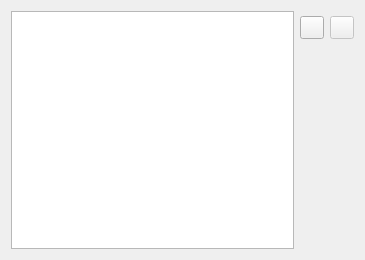
<?xml version="1.0" encoding="UTF-8"?>
<ui version="4.0">
 <class>QLabellingLogWidget</class>
 <widget class="QWidget" name="QLabellingLogWidget">
  <property name="geometry">
   <rect>
    <x>0</x>
    <y>0</y>
    <width>365</width>
    <height>260</height>
   </rect>
  </property>
  <property name="windowTitle">
   <string>Logger</string>
  </property>
  <layout class="QHBoxLayout" name="horizontalLayout">
   <item>
    <widget class="QTextEdit" name="_textEdit"/>
   </item>
   <item>
    <layout class="QVBoxLayout" name="verticalLayout_2">
     <item>
      <spacer name="verticalSpacer_3">
       <property name="orientation">
        <enum>Qt::Vertical</enum>
       </property>
       <property name="sizeType">
        <enum>QSizePolicy::Fixed</enum>
       </property>
       <property name="sizeHint" stdset="0">
        <size>
         <width>20</width>
         <height>5</height>
        </size>
       </property>
      </spacer>
     </item>
     <item>
      <widget class="QToolButton" name="_toolButtonClear">
       <property name="toolTip">
        <string>Clear log</string>
       </property>
       <property name="text">
        <string/>
       </property>
       <property name="icon">
        <iconset resource="../rc/RessourcesQLabelling.qrc">
         <normaloff>:/QLabelling/edit-clear.png</normaloff>:/QLabelling/edit-clear.png</iconset>
       </property>
      </widget>
     </item>
     <item>
      <spacer name="verticalSpacer">
       <property name="orientation">
        <enum>Qt::Vertical</enum>
       </property>
       <property name="sizeHint" stdset="0">
        <size>
         <width>20</width>
         <height>40</height>
        </size>
       </property>
      </spacer>
     </item>
    </layout>
   </item>
   <item>
    <layout class="QVBoxLayout" name="verticalLayout">
     <item>
      <spacer name="verticalSpacer_4">
       <property name="orientation">
        <enum>Qt::Vertical</enum>
       </property>
       <property name="sizeType">
        <enum>QSizePolicy::Fixed</enum>
       </property>
       <property name="sizeHint" stdset="0">
        <size>
         <width>20</width>
         <height>5</height>
        </size>
       </property>
      </spacer>
     </item>
     <item>
      <widget class="QToolButton" name="_toolButtonSave">
       <property name="enabled">
        <bool>false</bool>
       </property>
       <property name="toolTip">
        <string>Save log</string>
       </property>
       <property name="text">
        <string/>
       </property>
       <property name="icon">
        <iconset resource="../rc/RessourcesQLabelling.qrc">
         <normaloff>:/QLabelling/document-save.png</normaloff>:/QLabelling/document-save.png</iconset>
       </property>
      </widget>
     </item>
     <item>
      <spacer name="verticalSpacer_2">
       <property name="orientation">
        <enum>Qt::Vertical</enum>
       </property>
       <property name="sizeHint" stdset="0">
        <size>
         <width>20</width>
         <height>40</height>
        </size>
       </property>
      </spacer>
     </item>
    </layout>
   </item>
  </layout>
 </widget>
 <resources>
  <include location="../rc/RessourcesQLabelling.qrc"/>
 </resources>
 <connections/>
</ui>
